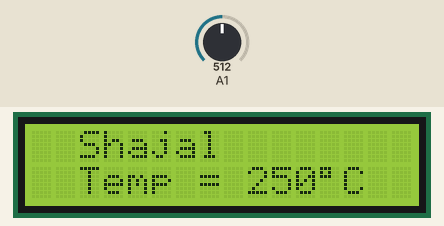
A sketch run on a simulated Arduino Uno, built with avr-gcc and run on an emulated ATmega328P. Shown: 16×2 character LCD. The test bench sets the inputs (shaded band); at power-on: A1 = 512.

Above: at 1.2 s.
1.3 s: A1 set to 214
At 2.0 s:
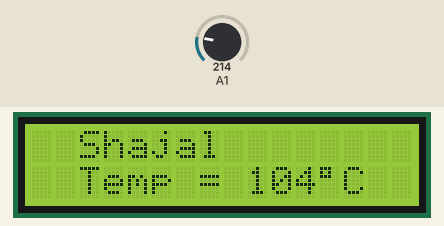
2.8 s: A1 set to 192
At 3.2 s:
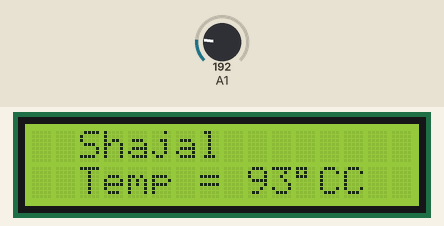
4.3 s: A1 set to 23
At 5.5 s:
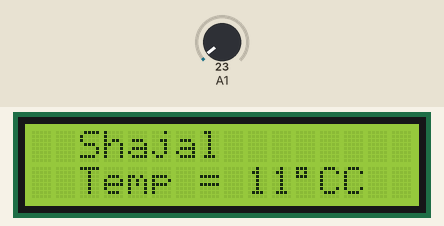
5.8 s: A1 set to 18
At 6.6 s:
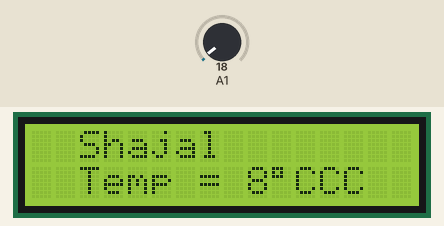
Timing chart, 0 to 8.3 s (numbered marks = the images above; inputs shaded):
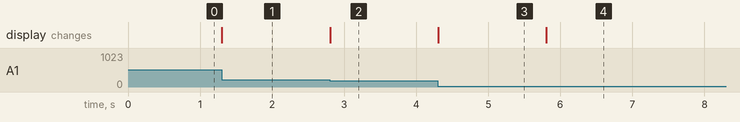

The sketch:

Temp_LCD.ino
```cpp
#include<LiquidCrystal.h>
LiquidCrystal lcd(11,12,2,3,4,5);
//int led = 2;
//int buzer = 3;
float value;
float milivolt;
int temp;
void setup() {
  lcd.begin(16,2);
  //pinMode(led, OUTPUT);
  //pinMode(buzer, OUTPUT);
}

void loop() {
  value = analogRead(A1);
  milivolt = (value*5000)/1024;
  temp = milivolt/10;
  lcd.setCursor(2,0);
  lcd.print("Shajal");
  lcd.setCursor(2,1);
  lcd.print("Temp = ");
  lcd.print(temp);
  //if(temp==30 || temp==31){
   // digitalWrite(led, HIGH);
  //}else if(temp>=33){
   // digitalWrite(buzer, HIGH);
 // }else{
    //digitalWrite(led, LOW);
    //digitalWrite(buzer, LOW);
  //}
  lcd.print(char(223));
  lcd.print("C");
}
```

Measured:
- the behaviour switches between 205 and 204 on A1 (found by bisection; images 1 and 2)
- the behaviour switches between 21 and 20 on A1 (found by bisection; images 3 and 4)
- after the input at 1.3 s, the display: changes at once (image 1)
- after the input at 2.8 s, the display: changes at once (image 2)
- after the input at 4.3 s, the display: changes at once (image 3)
- after the input at 5.8 s, the display: changes at once (image 4)
